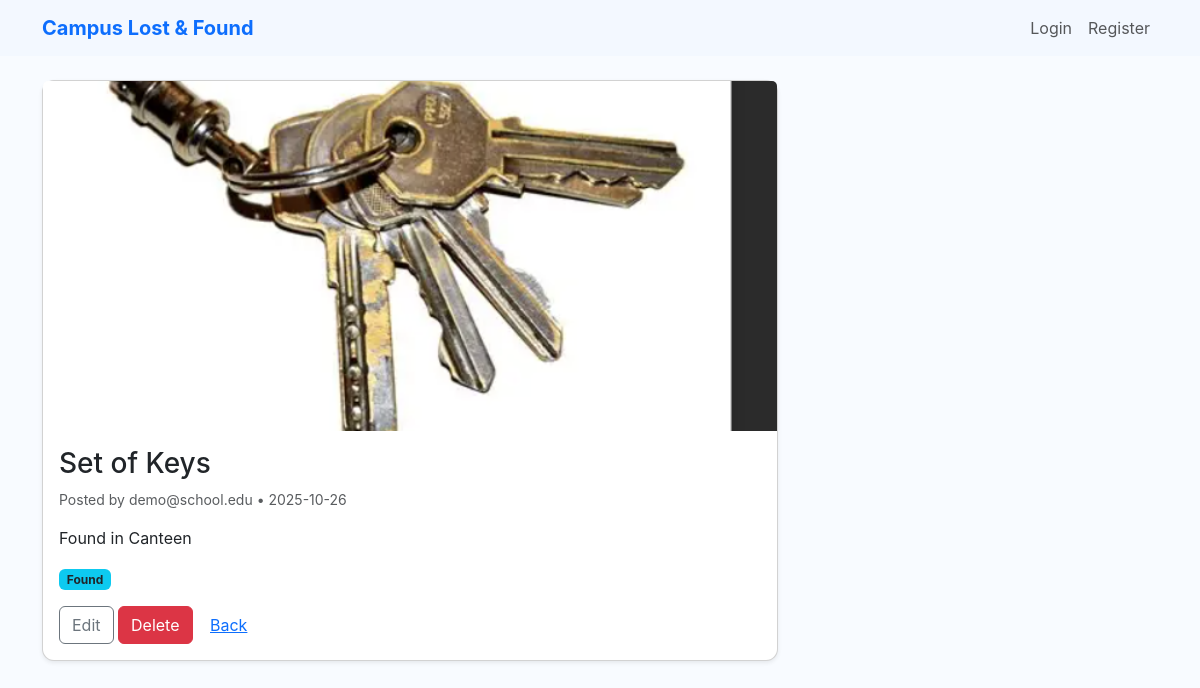
The app's page /item/2 (signed in) with its own data.
### app.py (models this page shows)
class Item(db.Model):
    id = db.Column(db.Integer, primary_key=True)
    title = db.Column(db.String(200), nullable=False)
    description = db.Column(db.Text, nullable=True)
    status = db.Column(db.String(20), nullable=False)  # 'lost' or 'found'
    owner_email = db.Column(db.String(200), nullable=False)
    image_filename = db.Column(db.String(300), nullable=True)
    created_at = db.Column(db.DateTime, default=datetime.utcnow)

### app.py (the view)
@app.route('/item/<int:item_id>')
def view_item(item_id):
    if not current_user():
        flash("Please log in first.", "warning")
        return redirect(url_for('login_page'))
    item = Item.query.get_or_404(item_id)
    return render_template('item_view.html', item=item)

### app.py (called while the page is built)
def current_user():
    user_email = session.get('user')
    if not user_email:
        return None
    return User.query.filter_by(email=user_email).first()

### templates/item_view.html
{% extends "base.html" %}
{% block content %}
<div class="row">
  <div class="col-md-8">
    <div class="card mb-3 shadow-sm">
      {% if item.image_filename %}
        <img src="{{ url_for('static', filename='uploads/' ~ item.image_filename) }}" class="card-img-top" style="height:350px;object-fit:cover">
      {% endif %}
      <div class="card-body">
        <h3 class="card-title">{{ item.title }}</h3>
        <p class="text-muted small">Posted by {{ item.owner_email }} • {{ item.created_at.strftime('%Y-%m-%d') }}</p>
        <p class="card-text">{{ item.description }}</p>
        <p><span class="badge bg-info text-dark">{{ item.status|capitalize }}</span></p>
        <a href="{{ url_for('edit_item', item_id=item.id) }}" class="btn btn-outline-secondary">Edit</a>
        <form method="post" action="{{ url_for('delete_item', item_id=item.id) }}" class="d-inline" onsubmit="return confirm('Delete this item?');">
          <button class="btn btn-danger">Delete</button>
        </form>
        <a href="{{ url_for('dashboard') }}" class="btn btn-link">Back</a>
      </div>
    </div>
  </div>
</div>
{% endblock %}

### static/style.css (style rules this page uses)
body { font-family: Inter, system-ui, -apple-system, "Segoe UI", Roboto, "Helvetica Neue", Arial; }
.card { border-radius: 12px; }
.bg-light { background-color: #f8fbff !important; }

### records on screen
Item: image_filename (picture), title "Set of Keys", owner_email "demo@school.edu", created_at "2025-10-26", description "Found in Canteen", status "Found"
